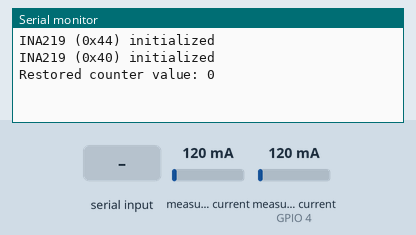
Bench run of a sketch on a simulated ESP32. Parts: the last lines printed to the serial monitor. The inputs (shaded band) are chosen by the test bench; at power-on: measured current 120 mA, measured current (sensor on GPIO 4) 120 mA. EEPROM starts erased.

Above: at 1.2 s.
1.3 s: "r" received over Serial
At 2.7 s:
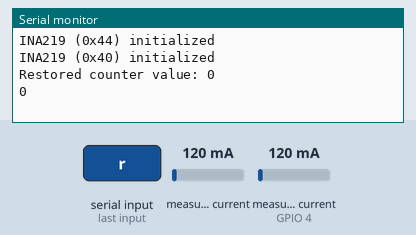
3.0 s: "d" received over Serial
At 4.2 s:
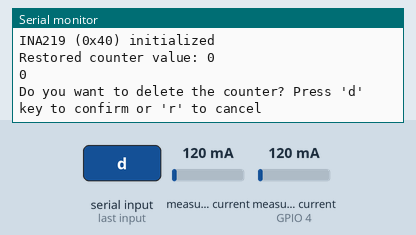
4.5 s: "d" received over Serial
At 4.9 s:
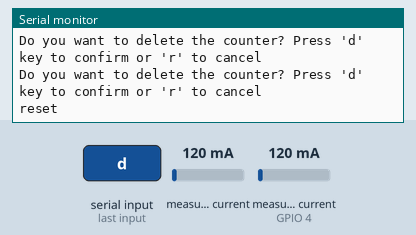

The sketch:

mvp_semanasanta.ino
```cpp
#include <Arduino.h>
//nvm library
#include <Preferences.h>
//current sensors library
#include <Adafruit_INA219.h>
#include <Wire.h>

Preferences nvmlib;
Adafruit_INA219 ina219_1(0x44); // Address for the first module
Adafruit_INA219 ina219_2(0x40); // Address for the second module

int noiseCount = 0;

float CurrentActl;
float CurrentLast;

int usersCount = 0;

float getCurrent();
bool SomebodyDisconnected();
bool SomebodyConnected();

int deleteCounter = 0;
void setup()
{
    // ---------- current sensors ----------------
    Serial.begin(115200);
    Wire.begin(); // Initialize I2C communication

    if (!ina219_1.begin()) {
        Serial.println("Failed to find INA219 at 0x44");
        while (1);
    }
    Serial.println("INA219 (0x44) initialized");

    // Initialize the second INA219 module
    if (!ina219_2.begin()) {
        Serial.println("Failed to find INA219 at 0x40");
        while (1);
    }
    Serial.println("INA219 (0x40) initialized");

    CurrentActl = getCurrent();
    CurrentLast = CurrentActl;

    //------------ nvm -----------------------

    nvmlib.begin("storage", false);  // Namespace "storage" in read/write mode

    // Retrieve the last saved value from NVM
    usersCount = nvmlib.getInt("usersCount", 0); // Default value is 0 if not set
    Serial.println("Restored counter value: " + String(usersCount));
}

void loop()
{

    if (SomebodyConnected() == true)
    {
        noiseCount++;
        if(noiseCount == 3) //if we have 3 times the same reading then it is not noise
        {
            usersCount++; //write in NVM
            nvmlib.putInt("usersCount", usersCount);
            CurrentLast = CurrentActl;
        }
    }
    else if (SomebodyDisconnected() == true)//someone just disconnected
    {
        noiseCount++;
        if(noiseCount == 3) //if we have 3 times the same reading then it is not noise
        {
            CurrentLast = CurrentActl;
        }
    }

    else
    {
        noiseCount = 0;
    }


    if (Serial.available() > 0) {
        char input = Serial.read(); // Read and store the input once

        if (input == 'r') {
            Serial.println(usersCount);
            deleteCounter = 0;
        } else if (input == 'd') {
            deleteCounter++;
            Serial.println("Do you want to delete the counter? Press 'd' key to confirm or 'r' to cancel");
            if (deleteCounter == 2)
            {
              deleteCounter = 0;
              usersCount = 0;
              nvmlib.putInt("usersCount", usersCount);
              Serial.println("reset");
            }
        }
    }
    CurrentActl = getCurrent();

    delay(500);
}

bool SomebodyConnected()
{

    if((CurrentActl - 500) >= CurrentLast)
    return true;

    else
    return false;
}

bool SomebodyDisconnected()
{
    if((CurrentActl + 500) <= CurrentLast)
    return true;

    else
    return false;
}

float getCurrent()
{
    return ina219_1.getCurrent_mA() + ina219_2.getCurrent_mA();
}
```

Measured:
- after the input at 1.3 s, the serial monitor: prints a new line after 0.22 s (image 1)
- after the input at 3.0 s, the serial monitor: prints a new line at once (image 2)
- after the input at 4.5 s, the serial monitor: prints a new line after 0.05 s (image 3)
